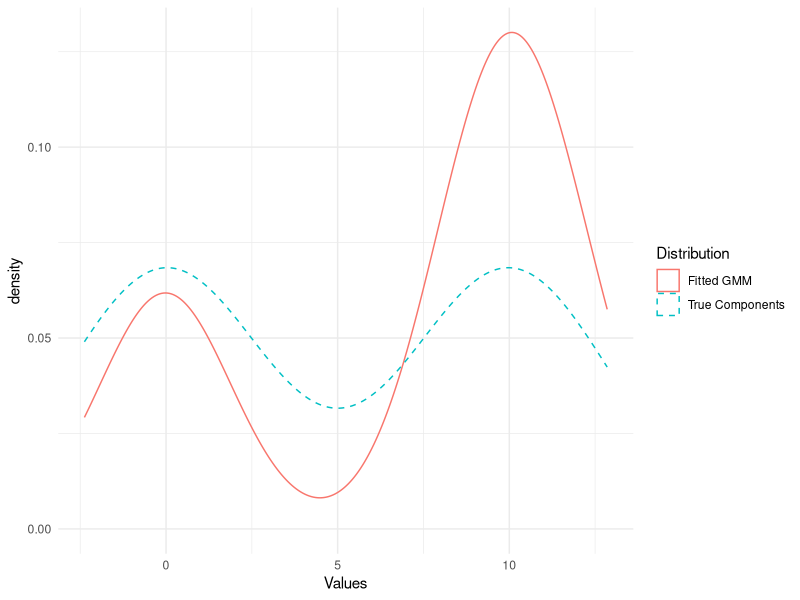
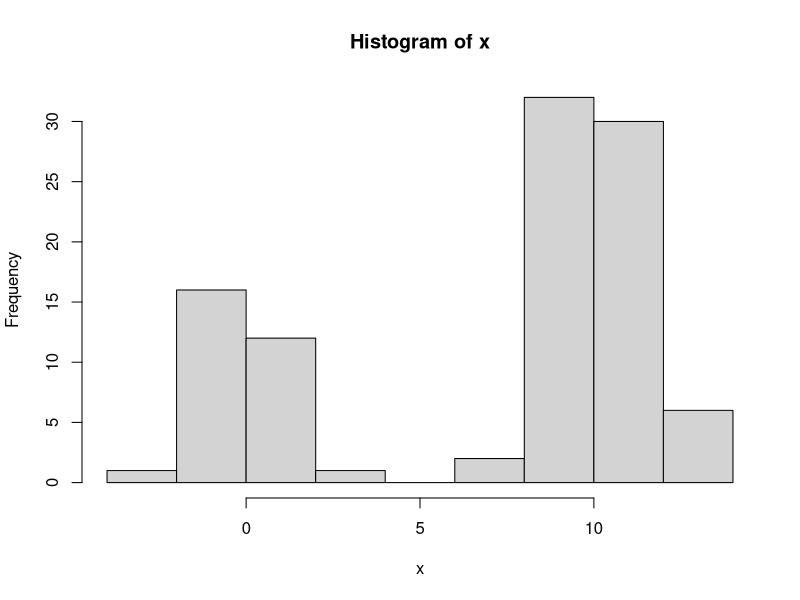

These charts were generated, in order, by the following R code:
## ---- chunk 1
#Example 4: SEM Estimates for the Same Means but Different Variances

## Import the rmultinom function
library(stats)

#Set the Seed Number
set.seed(1456)

## Initialize the parameters
w = 0.3
mu1 =0
mu2 = 0
sigma2_1 = 1
sigma2_2 = 2

n = 200
K = 2
s = 0
sw = FALSE
LL = -Inf
LL.out = NULL
epsilon = 10^(-5)


# Define the Gaussian Mixture Model
z <- sample(1:2, n, replace = TRUE, prob = c(w, 1 - w))
y=ifelse(z==1,rnorm(n, mu1,sqrt(sigma2_1)),rnorm(n,mu2, sqrt(sigma2_2)))

## Checking convergence of the algorithm
while (s<=336) {
  
 gik = array(0, dim=c(n,K))  ##Responsibilities matrix
# Calculate responsibilities for each component K for each observation
for (i in 1:n) {
  gik[i, 1] <- (w * dnorm(y[i], mu1, sqrt(sigma2_1)))
  gik[i, 2] <- ((1 - w) * dnorm(y[i], mu2, sqrt(sigma2_2)))
}

# Normalize the responsibilities for each observation
for (i in 1:n) {
  gik[i,] <- gik[i,] / sum(gik[i,])
}

 #Simulate the latent variables matrix
Zik <- matrix(0, n, K)

  for (i in 1:n) {
    Zik[i,] <- rmultinom(1, 1, prob = gik[i,] )
  }

  ## Maximization step
  w1 = sum(Zik[,1]) / n
  
  mu11 = mu22 = 0
  for (i in 1:n) {
    mu11 = mu11 + Zik[i, 1] * y[i]
    mu22 = mu22 + Zik[i, 2] * y[i]
  }
   mu11 = mu11/sum(Zik[, 1])
   mu22 = mu22/sum(Zik[, 2])
   
  sigma2_11 = sigma2_22 = 0
  for (i in 1:n) {
    sigma2_11 = sigma2_11 + Zik[i, 1]*(y[i] - mu11)^2
    sigma2_22 = sigma2_22 + Zik[i, 2]* (y[i] - mu22)^2
  }
  
  sigma2_11 = sigma2_11/ sum(Zik[, 1])
  sigma2_22 = sigma2_22/sum(Zik[, 2])
  
  sigma_1 = sqrt(sigma2_11)
  sigma_2 = sqrt(sigma2_22)
  
  LLn = 0
  for (i in 1:n) {
    LLn = LLn + log(w1 * dnorm(y[i], mu11, sigma_1) + (1 - w1) * dnorm(y[i], mu22, sigma_2))
  }
  
  ## Check if LL or LLn is NA
  if (is.na(LL) || is.na(LLn)) {
    break
  }

  if (!is.na(LL) && !is.na(LLn) && abs(LLn - LL) < epsilon) {
  sw = TRUE
}
  if (abs(LLn - LL) < epsilon) {
    sw = TRUE
  }
    ## Check if LL and LLn are not NA before comparing
  if (!is.na(LL) && !is.na(LLn) && abs(LLn - LL) < epsilon) {
    sw = TRUE
  }
  LL = LLn
  LL.out = c(LL.out, LL)
  s = s + 1
  
mix.prop=c(w1,1-w1);mix.mean=c(mu11,mu22);mix.sigma2=c(sigma2_11,sigma2_22)
}

## Output the parameter estimates and plot the likelihood
round(mix.prop, 4)
round(mix.mean, 4)
round(mix.sigma2, 4)

s
LL

## ---- chunk 2

#Example 4: EM estimates of the Same Means and Different Variances

# Load required libraries
library(mclust)
library(MASS)
library(mixtools)


set.seed(1456)
n <- 200
prop <- 0.3

# Simulate data from a Gaussian mixture model
num_components <- 2
mixing_proportions <- c(0.3, 0.7)  # Proportions of each component
component_means <- c(0, 0)        # Means of each component
component_variances <- c(1, 2)     # Variances of each component

# Simulate data from the mixture model
z <- sample(1:num_components, n, replace = TRUE, prob = mixing_proportions)
x <- numeric(n)

for (i in 1:n) {
  if (z[i] == 1) {
    x[i] <- rnorm(1, component_means[1], sqrt(component_variances[1]))
  } else {
    x[i] <- rnorm(1, component_means[2], sqrt(component_variances[2]))
  }
}

# Fit Gaussian Mixture Model using the Mclust function
fit1 <- tryCatch(Mclust(x, G = 2, modelNames = "V"), error = function(e) NULL)

#The number of iterations is given as 
fit2<-normalmixEM(x)


# Check if the model fitted successfully
if (is.null(fit1)) {
  print("Model fitting failed. Try using different initialization or adjust parameters.")
} else {
  # To get the parameters of the fitted model:
  estimated_means <- fit1$parameters$mean
  estimated_variances <- fit1$parameters$variance
  estimated_proportions <- fit1$parameters$pro

  
  # Print the estimated parameters
  print(estimated_means)
  print(estimated_variances)
  print(estimated_proportions)
  
}

#Get the log likelihood
  LLn = 0
  for (i in 1:n) {
    LLn = LLn + log(estimated_proportions[1] * dnorm(x[i], estimated_means[1], sqrt(2.3175947) ) + (1 - estimated_proportions[2]) * dnorm(x[i], estimated_means[2], sqrt(0.8817713)))
  }
  

## ---- chunk 3
#Example 1:Non-overlapping Mixture Components
# Load required libraries
library(mclust)
library(MASS)
library(ggplot2)


set.seed(1456)
n <- 100
prop <- 0.3

# Simulate data from a Gaussian mixture model
num_components <- 2
mixing_proportions <- c(0.3, 0.7)  # Proportions of each component
component_means <- c(0, 10)        # Means of each component
component_variances <- c(1, 2)     # Variances of each component

# Simulate data from the mixture model
z <- sample(1:num_components, n, replace = TRUE, prob = mixing_proportions)
x <- numeric(n)

for (i in 1:n) {
  if (z[i] == 1) {
    x[i] <- rnorm(1, component_means[1], sqrt(component_variances[1]))
  } else {
    x[i] <- rnorm(1, component_means[2], sqrt(component_variances[2]))
  }
}

# Fit Gaussian Mixture Model using the Mclust function
fit1 <- tryCatch(Mclust(x, G = 2, modelNames = "V"), error = function(e) NULL)

# Check if the model fitted successfully
if (is.null(fit1)) {
  print("Model fitting failed. Try using different initialization or adjust parameters.")
} else {
  # To get the parameters of the fitted model:
  estimated_means <- fit1$parameters$mean
  estimated_variances <- fit1$parameters$variance
  estimated_proportions <- fit1$parameters$pro

  # Print the estimated parameters
  print(estimated_means)
  print(estimated_variances)
  print(estimated_proportions)
  
  # Plot the Fitted GMM along with the true components
  ggplot(data.frame(x = x), aes(x = x)) +
    geom_density(aes(color = "Fitted GMM"), fill = NA) +
    geom_density(data = data.frame(x = c(component_means[1], component_means[2])),
                 aes(x = x, color = "True Components"), fill = NA, linetype = "dashed") +
    labs(x = "Values", color = "Distribution") +
    theme_minimal()
  
}
## ---- chunk 4
#Example 3 : Missing Data is too Large

library(mclust)
library(mixtools)

set.seed(1456)
n <- 100
prop <- 0.3

# Simulate data from a Gaussian mixture model
num_components <- 2
mixing_proportions <- c(0.3, 0.7)  # Proportions of each component
component_means <- c(0, 10)        # Means of each component
component_variances <- c(1, 2)     # Variances of each component

# Simulate data from the mixture model
z <- sample(1:num_components, n, replace = TRUE, prob = mixing_proportions)
x <- numeric(n)

for (i in 1:n) {
  if (z[i] == 1) {
    x[i] <- rnorm(1, component_means[1], sqrt(component_variances[1]))
  } else {
    x[i] <- rnorm(1, component_means[2], sqrt(component_variances[2]))
  }
}

hist(x)

# Fit Gaussian Mixture Models with different numbers of components
k_values <- c(3, 4, 5)
for (k in k_values) {
  cat(paste("Fitting GMM with", k, "components\n"))
  start_time <- Sys.time()
  num_iter = normalmixEM(x)

  # Fit the GMM using Mclust
  fit <- Mclust(x, G = k)
  
  # Print the results
  cat(paste("Number of iterations:", fit$G))
  
  end_time <- Sys.time()
  elapsed_time <- difftime(end_time, start_time, units = "secs")
  
  cat(paste("Elapsed time:", elapsed_time, "seconds\n"))
  
  # Print estimated parameters
  cat("Estimated Means:\n")
  print(fit$parameters$mean)
  
  cat("Estimated Variances:\n")
  print(fit$parameters$variance)
  
  cat("Estimated Proportions:\n")
  print(fit$parameters$pro)
}
